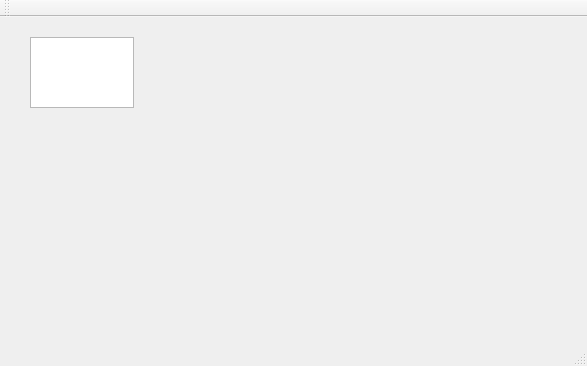
<?xml version="1.0" encoding="UTF-8"?>
<ui version="4.0">
 <class>MainWindow</class>
 <widget class="QMainWindow" name="MainWindow">
  <property name="geometry">
   <rect>
    <x>0</x>
    <y>0</y>
    <width>587</width>
    <height>366</height>
   </rect>
  </property>
  <property name="windowTitle">
   <string>MainWindow</string>
  </property>
  <widget class="QWidget" name="centralWidget">
   <widget class="QPlainTextEdit" name="plainTextEdit">
    <property name="geometry">
     <rect>
      <x>30</x>
      <y>20</y>
      <width>104</width>
      <height>71</height>
     </rect>
    </property>
   </widget>
  </widget>
  <widget class="QMenuBar" name="menuBar">
   <property name="geometry">
    <rect>
     <x>0</x>
     <y>0</y>
     <width>587</width>
     <height>21</height>
    </rect>
   </property>
  </widget>
  <widget class="QToolBar" name="mainToolBar">
   <attribute name="toolBarArea">
    <enum>TopToolBarArea</enum>
   </attribute>
   <attribute name="toolBarBreak">
    <bool>false</bool>
   </attribute>
  </widget>
  <widget class="QStatusBar" name="statusBar"/>
 </widget>
 <layoutdefault spacing="6" margin="11"/>
 <resources/>
 <connections/>
</ui>
